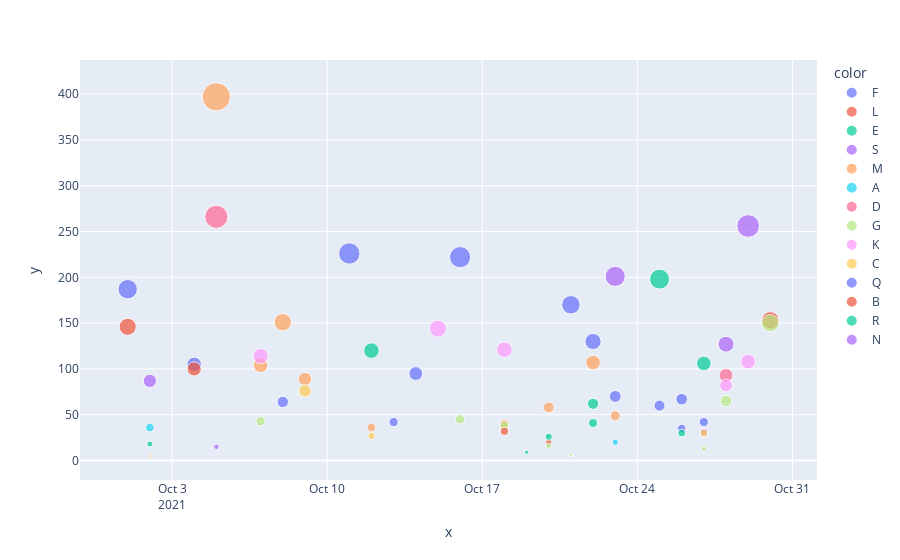

Write notebook code for a chart like this one.
### Code cell
fig = px.scatter( x=data_oct["Date"], y=data_oct["Quantity Sold Kgs"],
	         size=data_oct["Quantity Sold Kgs"], color=data_oct["Size"])
fig.show()

### Figure 1 — Plotly figure (JSON) as saved in the notebook; plotly's stock layout.template omitted (floating-point values rounded to 4 significant figures)
{"data": [{"hovertemplate": "color=F<br>x=%{x}<br>y=%{y}<br>size=%{marker.size}<extra></extra>", "legendgroup": "F", "marker": {"color": "#636efa", "size": [187, 105, 64, 42, 170, 130, 70, 60, 35, 42], "sizemode": "area", "sizeref": 0.9925, "symbol": "circle"}, "mode": "markers", "name": "F", "orientation": "v", "showlegend": true, "type": "scatter", "x": ["2021-10-01T00:00:00", "2021-10-04T00:00:00", "2021-10-08T00:00:00", "2021-10-13T00:00:00", "2021-10-21T00:00:00", "2021-10-22T00:00:00", "2021-10-23T00:00:00", "2021-10-25T00:00:00", "2021-10-26T00:00:00", "2021-10-27T00:00:00"], "xaxis": "x", "y": [187, 105, 64, 42, 170, 130, 70, 60, 35, 42], "yaxis": "y"}, {"hovertemplate": "color=L<br>x=%{x}<br>y=%{y}<br>size=%{marker.size}<extra></extra>", "legendgroup": "L", "marker": {"color": "#EF553B", "size": [146, 100, 20, 153], "sizemode": "area", "sizeref": 0.9925, "symbol": "circle"}, "mode": "markers", "name": "L", "orientation": "v", "showlegend": true, "type": "scatter", "x": ["2021-10-01T00:00:00", "2021-10-04T00:00:00", "2021-10-20T00:00:00", "2021-10-30T00:00:00"], "xaxis": "x", "y": [146, 100, 20, 153], "yaxis": "y"}, {"hovertemplate": "color=E<br>x=%{x}<br>y=%{y}<br>size=%{marker.size}<extra></extra>", "legendgroup": "E", "marker": {"color": "#00cc96", "size": [18, 120, 9, 26, 62, 198, 30, 106], "sizemode": "area", "sizeref": 0.9925, "symbol": "circle"}, "mode": "markers", "name": "E", "orientation": "v", "showlegend": true, "type": "scatter", "x": ["2021-10-02T00:00:00", "2021-10-12T00:00:00", "2021-10-19T00:00:00", "2021-10-20T00:00:00", "2021-10-22T00:00:00", "2021-10-25T00:00:00", "2021-10-26T00:00:00", "2021-10-27T00:00:00"], "xaxis": "x", "y": [18, 120, 9, 26, 62, 198, 30, 106], "yaxis": "y"}, {"hovertemplate": "color=S<br>x=%{x}<br>y=%{y}<br>size=%{marker.size}<extra></extra>", "legendgroup": "S", "marker": {"color": "#ab63fa", "size": [87, 15, 201, 31], "sizemode": "area", "sizeref": 0.9925, "symbol": "circle"}, "mode": "markers", "name": "S", "orientation": "v", "showlegend": true, "type": "scatter", "x": ["2021-10-02T00:00:00", "2021-10-05T00:00:00", "2021-10-23T00:00:00", "2021-10-27T00:00:00"], "xaxis": "x", "y": [87, 15, 201, 31], "yaxis": "y"}, {"hovertemplate": "color=M<br>x=%{x}<br>y=%{y}<br>size=%{marker.size}<extra></extra>", "legendgroup": "M", "marker": {"color": "#FFA15A", "size": [5, 397, 104, 151, 89, 36, 40, 58, 107, 49], "sizemode": "area", "sizeref": 0.9925, "symbol": "circle"}, "mode": "markers", "name": "M", "orientation": "v", "showlegend": true, "type": "scatter", "x": ["2021-10-02T00:00:00", "2021-10-05T00:00:00", "2021-10-07T00:00:00", "2021-10-08T00:00:00", "2021-10-09T00:00:00", "2021-10-12T00:00:00", "2021-10-18T00:00:00", "2021-10-20T00:00:00", "2021-10-22T00:00:00", "2021-10-23T00:00:00"], "xaxis": "x", "y": [5, 397, 104, 151, 89, 36, 40, 58, 107, 49], "yaxis": "y"}, {"hovertemplate": "color=A<br>x=%{x}<br>y=%{y}<br>size=%{marker.size}<extra></extra>", "legendgroup": "A", "marker": {"color": "#19d3f3", "size": [36, 20], "sizemode": "area", "sizeref": 0.9925, "symbol": "circle"}, "mode": "markers", "name": "A", "orientation": "v", "showlegend": true, "type": "scatter", "x": ["2021-10-02T00:00:00", "2021-10-23T00:00:00"], "xaxis": "x", "y": [36, 20], "yaxis": "y"}, {"hovertemplate": "color=D<br>x=%{x}<br>y=%{y}<br>size=%{marker.size}<extra></extra>", "legendgroup": "D", "marker": {"color": "#FF6692", "size": [266, 93], "sizemode": "area", "sizeref": 0.9925, "symbol": "circle"}, "mode": "markers", "name": "D", "orientation": "v", "showlegend": true, "type": "scatter", "x": ["2021-10-05T00:00:00", "2021-10-28T00:00:00"], "xaxis": "x", "y": [266, 93], "yaxis": "y"}, {"hovertemplate": "color=G<br>x=%{x}<br>y=%{y}<br>size=%{marker.size}<extra></extra>", "legendgroup": "G", "marker": {"color": "#B6E880", "size": [43, 45, 38, 16, 6, 13, 65, 150], "sizemode": "area", "sizeref": 0.9925, "symbol": "circle"}, "mode": "markers", "name": "G", "orientation": "v", "showlegend": true, "type": "scatter", "x": ["2021-10-07T00:00:00", "2021-10-16T00:00:00", "2021-10-18T00:00:00", "2021-10-20T00:00:00", "2021-10-21T00:00:00", "2021-10-27T00:00:00", "2021-10-28T00:00:00", "2021-10-30T00:00:00"], "xaxis": "x", "y": [43, 45, 38, 16, 6, 13, 65, 150], "yaxis": "y"}, {"hovertemplate": "color=K<br>x=%{x}<br>y=%{y}<br>size=%{marker.size}<extra></extra>", "legendgroup": "K", "marker": {"color": "#FF97FF", "size": [114, 144, 121, 82, 108], "sizemode": "area", "sizeref": 0.9925, "symbol": "circle"}, "mode": "markers", "name": "K", "orientation": "v", "showlegend": true, "type": "scatter", "x": ["2021-10-07T00:00:00", "2021-10-15T00:00:00", "2021-10-18T00:00:00", "2021-10-28T00:00:00", "2021-10-29T00:00:00"], "xaxis": "x", "y": [114, 144, 121, 82, 108], "yaxis": "y"}, {"hovertemplate": "color=C<br>x=%{x}<br>y=%{y}<br>size=%{marker.size}<extra></extra>", "legendgroup": "C", "marker": {"color": "#FECB52", "size": [76, 27, 30], "sizemode": "area", "sizeref": 0.9925, "symbol": "circle"}, "mode": "markers", "name": "C", "orientation": "v", "showlegend": true, "type": "scatter", "x": ["2021-10-09T00:00:00", "2021-10-12T00:00:00", "2021-10-27T00:00:00"], "xaxis": "x", "y": [76, 27, 30], "yaxis": "y"}, {"hovertemplate": "color=Q<br>x=%{x}<br>y=%{y}<br>size=%{marker.size}<extra></extra>", "legendgroup": "Q", "marker": {"color": "#636efa", "size": [226, 95, 222, 67], "sizemode": "area", "sizeref": 0.9925, "symbol": "circle"}, "mode": "markers", "name": "Q", "orientation": "v", "showlegend": true, "type": "scatter", "x": ["2021-10-11T00:00:00", "2021-10-14T00:00:00", "2021-10-16T00:00:00", "2021-10-26T00:00:00"], "xaxis": "x", "y": [226, 95, 222, 67], "yaxis": "y"}, {"hovertemplate": "color=B<br>x=%{x}<br>y=%{y}<br>size=%{marker.size}<extra></extra>", "legendgroup": "B", "marker": {"color": "#EF553B", "size": [32], "sizemode": "area", "sizeref": 0.9925, "symbol": "circle"}, "mode": "markers", "name": "B", "orientation": "v", "showlegend": true, "type": "scatter", "x": ["2021-10-18T00:00:00"], "xaxis": "x", "y": [32], "yaxis": "y"}, {"hovertemplate": "color=R<br>x=%{x}<br>y=%{y}<br>size=%{marker.size}<extra></extra>", "legendgroup": "R", "marker": {"color": "#00cc96", "size": [41], "sizemode": "area", "sizeref": 0.9925, "symbol": "circle"}, "mode": "markers", "name": "R", "orientation": "v", "showlegend": true, "type": "scatter", "x": ["2021-10-22T00:00:00"], "xaxis": "x", "y": [41], "yaxis": "y"}, {"hovertemplate": "color=N<br>x=%{x}<br>y=%{y}<br>size=%{marker.size}<extra></extra>", "legendgroup": "N", "marker": {"color": "#ab63fa", "size": [127, 256], "sizemode": "area", "sizeref": 0.9925, "symbol": "circle"}, "mode": "markers", "name": "N", "orientation": "v", "showlegend": true, "type": "scatter", "x": ["2021-10-28T00:00:00", "2021-10-29T00:00:00"], "xaxis": "x", "y": [127, 256], "yaxis": "y"}], "layout": {"legend": {"itemsizing": "constant", "title": {"text": "color"}, "tracegroupgap": 0}, "margin": {"t": 60}, "xaxis": {"anchor": "y", "domain": [0, 1], "title": {"text": "x"}}, "yaxis": {"anchor": "x", "domain": [0, 1], "title": {"text": "y"}}}}
